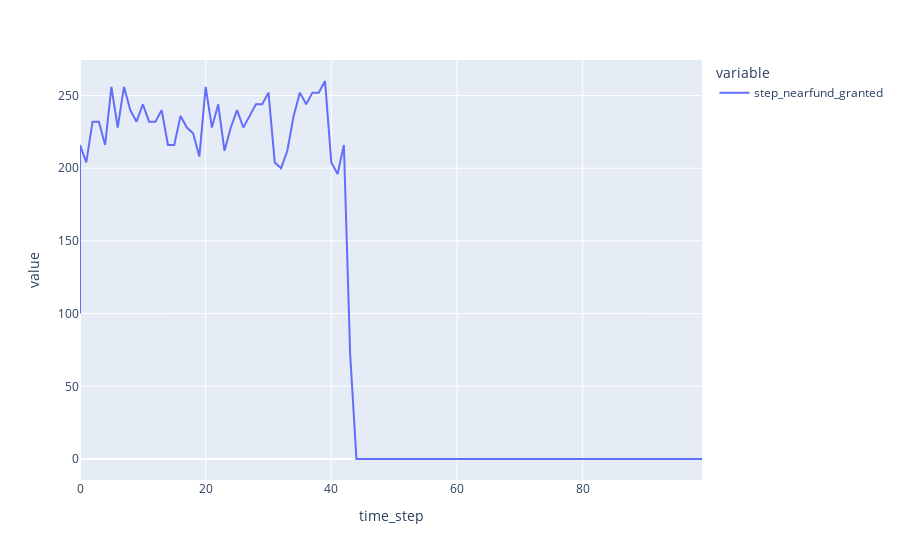

The notebook cell saved with this chart:
### Code cell
px.line(simudata,x='time_step',y=['step_nearfund_granted'])

### Figure 1 — Plotly figure (JSON) as saved in the notebook; plotly's stock layout.template omitted (floating-point values rounded to 4 significant figures)
{"data": [{"hovertemplate": "variable=step_nearfund_granted<br>time_step=%{x}<br>value=%{y}<extra></extra>", "legendgroup": "step_nearfund_granted", "line": {"color": "#636efa", "dash": "solid"}, "mode": "lines", "name": "step_nearfund_granted", "orientation": "v", "showlegend": true, "type": "scatter", "x": [0, 0, 1, 2, 3, 4, 5, 6, 7, 8, 9, 10, 11, 12, 13, 14, 15, 16, 17, 18, 19, 20, 21, 22, 23, 24, 25, 26, 27, 28, 29, 30, 31, 32, 33, 34, 35, 36, 37, 38, 39, 40, 41, 42, 43, 44, 45, 46, 47, 48, 49, 50, 51, 52, 53, 54, 55, 56, 57, 58, 59, 60, 61, 62, 63, 64, 65, 66, 67, 68, 69, 70, 71, 72, 73, 74, 75, 76, 77, 78, 79, 80, 81, 82, 83, 84, 85, 86, 87, 88, 89, 90, 91, 92, 93, 94, 95, 96, 97, 98, 99], "xaxis": "x", "y": [100, 216, 204, 232, 232, 216, 256, 228, 256, 240, 232, 244, 232, 232, 240, 216, 216, 236, 228, 224, 208, 256, 228, 244, 212, 228, 240, 228, 236, 244, 244, 252, 204, 200, 212, 236, 252, 244, 252, 252, 260, 204, 196, 216, 72, 0, 0, 0, 0, 0, 0, 0, 0, 0, 0, 0, 0, 0, 0, 0, 0, 0, 0, 0, 0, 0, 0, 0, 0, 0, 0, 0, 0, 0, 0, 0, 0, 0, 0, 0, 0, 0, 0, 0, 0, 0, 0, 0, 0, 0, 0, 0, 0, 0, 0, 0, 0, 0, 0, 0, 0], "yaxis": "y"}], "layout": {"legend": {"title": {"text": "variable"}, "tracegroupgap": 0}, "margin": {"t": 60}, "xaxis": {"anchor": "y", "domain": [0, 1], "title": {"text": "time_step"}}, "yaxis": {"anchor": "x", "domain": [0, 1], "title": {"text": "value"}}}}
